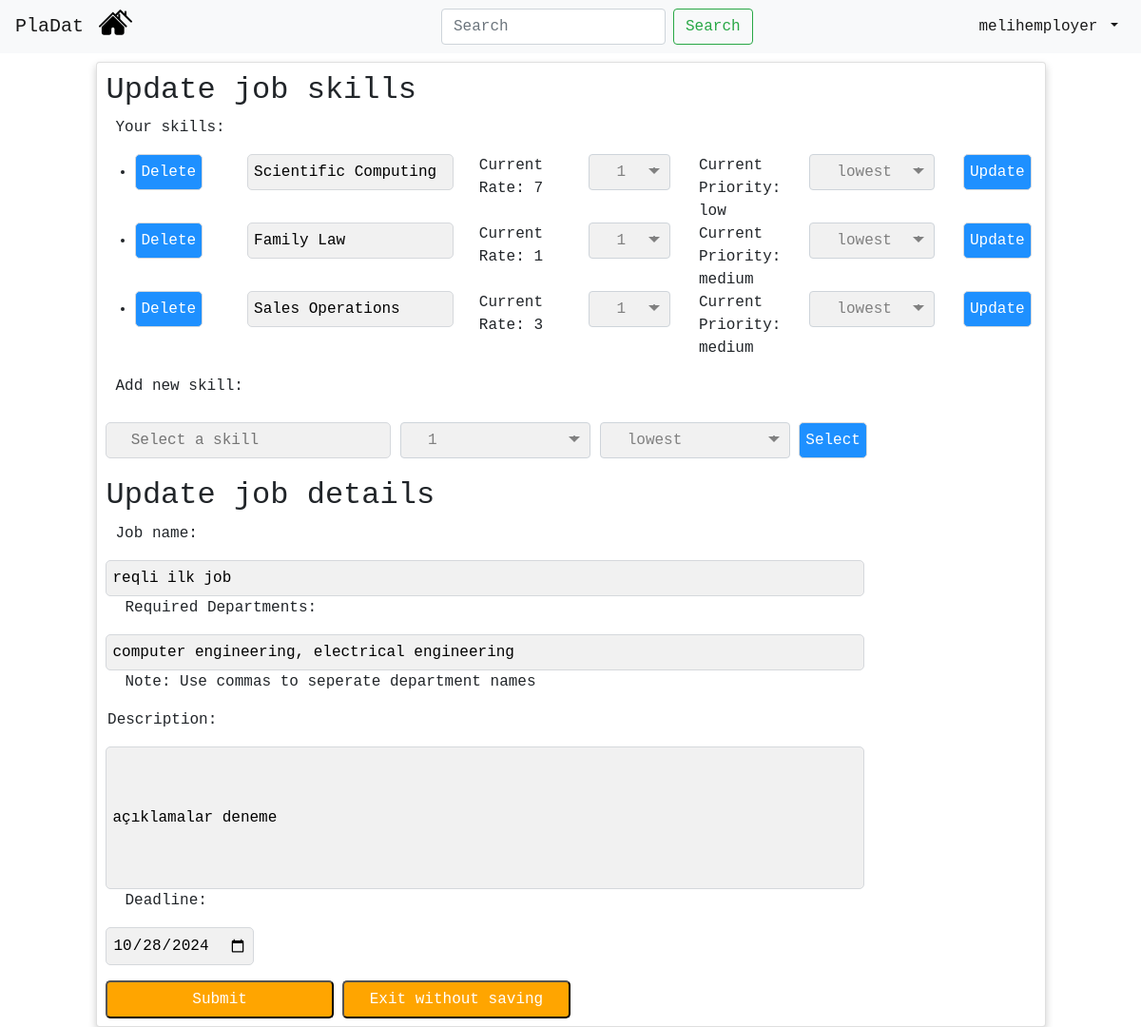
Screenshot of /update-job/19 (signed in) with the database file from the repository.
### mainapp/models.py (models this page shows, shortened)
class JobSkill(models.Model):
    job = models.ForeignKey(Job, on_delete=models.CASCADE,default=None)
    skill = models.ForeignKey(Skill, on_delete=models.CASCADE,default=None)
    rate = models.IntegerField(default=0)
    type = models.IntegerField(default=0)

class Skill(models.Model):
    skill = models.CharField(max_length=100,default=None)
    def __str__(self):
        return self.skill

class Job(models.Model):
    employer = models.ForeignKey(Employer, on_delete=models.CASCADE,default=None) #employer_id
    job_title = models.CharField(max_length=100,default=None)
    job_description = models.CharField(max_length=100,default=None) #description
    publish_time = models.DateTimeField(auto_now_add=True, blank=True)
    due_date = models.DateField(default=None,null=True)
    req_departments = models.CharField(max_length=100,default=None,null=True)

### mainapp/views.py (the view, shortened to what this page needs)
# urls.py: path('update-job/<int:jobid>', views.update_job, name='update_job'),
@login_required
def update_job(request,jobid):
    userid = request.user.id
    username = request.user.username
    employer = Employer.objects.get(user_id=userid)
    job = Job.objects.get(id=jobid)
    if( job.employer != employer ):
        return HttpResponse('<b>You cannot update this job</b>')
    skills_database = []
    skills = Skill.objects.values_list()
    for i in range(len(skills)):
        skills_database.append(skills[i][1])
    job_skills = JobSkill.objects.filter(job=job)
    self_skill_array = []
    for skill in job_skills:
        self_skill_array.append(str(skill.skill))
    job_details = {
                    "title": job.job_title,
                    "description": job.job_description,
                    "duedate": job.due_date,
                    "req_dep": job.req_departments,
                }
    context = {
            'jobid' : jobid,
            'username': username,
            "skills_database": skills_database,
            "job_details": job_details,
            "job_skills": job_skills,
            "self_skill_array": self_skill_array,
        }
    return render(request, 'update_job.html', context)

### mainapp/templates/update_job.html (shortened to what this page needs)
{% extends 'navbar.html' %}
{% block content %}
<!DOCTYPE html>
<html lang="en">
<head>
    {% load static %}
    <link href="{% static "main.css" %}" rel="stylesheet"/>
    <link rel="stylesheet" href="https://maxcdn.bootstrapcdn.com/bootstrap/4.0.0/css/bootstrap.min.css">
    <link rel="stylesheet" href="https://cdnjs.cloudflare.com/ajax/libs/font-awesome/4.7.0/css/font-awesome.min.css">
</head>
<body>
    <div class="card">
        <h2 style="margin-left: 1%; margin-top: 1%">Update job skills</h2>
             <p> Your skills:</p>
              {% if job_skills %}
              <ul>
              {% for s in job_skills %}
                <li><form autocomplete="off" action="./{{jobid}}" method="post" name="skill_form"><div class="row">
                     <div class="col"><input type="submit" name="skill_form_delete" value="Delete" ></div>
                    <div class="col-3"><input readonly id="skill_" type="text" name="skill" value="{{ s.skill }}" style="margin-right: 3px; margin-left: 3px;"></div>
                    <div class="col">Current Rate: {{ s.rate}}</div>
                    <div class="col">
                    <div class="custom-select">
                      <select name="star">
                        <option value="1">1</option>
                      </select>
                    </div></div>
                    <div class="col">Current Priority:
                    {% if s.type == 2 %} low {% endif %}
                    {% if s.type == 3 %} medium {% endif %}
                    {% if s.type == 5 %} highest {% endif %}</div>
                    <div class="col">
                     <div class="custom-select" >
                          <select name="type" >
                            <option value="1">lowest</option>
                          </select>
                        </div></div>
                      <div class="col"><input type="submit" name="skill_form_update" value="Update"></div>
                   </div></form></li>
                  {% endfor %}
              </ul>
            {% endif %}
            <form autocomplete="off" action="./{{jobid}}" method="post" name="skill_form">
            <p>Add new skill:</p>
            <div class="autocomplete" style="width:300px;">
              <input id="skill" type="text" name="skill" placeholder="  Select a skill">
            </div>
            <div class="custom-select" style="width:200px;">
              <select name="star">
                <option value="1">1</option>
              </select>
            </div>
             <div class="custom-select" style="width:200px;">
              <select name="type">
                <option value="1">lowest</option>
              </select>
            </div>
              <input type="submit" name="skill_form" value="Select">
        </form>
        <h2 style="margin-left: 1%; margin-top: 1%">Update job details</h2>
        <p> Job name: </p>
        <form method="post" name="job_form" action="./{{jobid}}" style="width: 80%; margin-left: 1%">
          <input id="title" type="text" name="title" value="{{ job_details.title }}">
          <p>Required Departments: </p>
          <input id="req_departments" type="text" name="req_departments" pattern="[A-Za-z ,]*" value="{{job_details.req_dep}}">
          <p> Note: Use commas to seperate department names</p>
          <p style="margin-left: 0.2%"> Description: </p>
          <input id="description" type="text" name="description" style="height: 150px;" value="{{ job_details.description }}">
          <p> Deadline: </p>
          <input id="duedate" type="date" name="duedate" value="{{ job_details.duedate|date:'Y-m-d' }}">
          <button type="submit" name="job_form"  style="margin-bottom: 1%">Submit</button>
          <button href="/profile/{{ user.id }}">Exit without saving</button>
        </form>
      </div>
</body>
</html>
{% endblock %}

### mainapp/templates/navbar.html (shortened to what this page needs)
<!doctype html>
<html lang="en">
  <head>
    {% load static %}
    <link rel="stylesheet" href="https://maxcdn.bootstrapcdn.com/bootstrap/4.0.0/css/bootstrap.min.css">
  </head>
  <body>
    <nav class="navbar navbar-expand-sm navbar-light bg-light fixed-top ">
        <a href="#" class="navbar-brand">PlaDat</a>
        <div class="navbar-collapse collapse w-100 order-1 order-md-0 dual-collapse2">
            <ul class="navbar-nav mr-auto">
                <li class="nav-item">
                    <a href="{% url 'index' %}"> <img style="width:35px; margin-top: -10px; margin-left: -1%;" src="{% static "two-houses.svg" %}"> </a>
                </li>
            </ul>
        </div>
        <div class="navbar-collapse collapse w-100 order-1 order-md-0 dual-collapse2">
          <form class="form-inline my-2 my-lg-0 ">
            <input class="form-control mr-sm-2 " type="search" placeholder="Search" aria-label="Search">
            <button class="btn btn-outline-success my-2 my-sm-0 " href="#" type="submit">Search</button>
          </form>
        </div>
        <div class="navbar-collapse collapse w-100 order-3 dual-collapse2">
            <ul class="navbar-nav ml-auto">
                <li class="nav-item dropdown">
                    <a class="nav-link dropdown-toggle active" href="#" id="navbarDropdown" role="button" data-toggle="dropdown" aria-haspopup="true" aria-expanded="false">
                      {{ user.username }}
                      </a>
                </li>
            </ul>
          </div>
    </nav>
    <div class="container">
      {% block content %}
      {% endblock %}
    </div>
    </body>
</html>

### mainapp/static/main.css (style rules this page uses)
* { box-sizing: border-box; }
body { font: 16px Arial; }
.autocomplete { margin-left: 1%; margin-bottom: 1%; margin-top: 1%; position: relative; display: inline-block; }
input { border-radius: 5px; border: 1px solid #D5D8DC; background-color: #f1f1f1; padding: 6px; font-size: 16px; }
input[type=text] { background-color: #f1f1f1; width: 100%; }
input[type=submit] { background-color: DodgerBlue; color: #fff; cursor: pointer; }
.custom-select { background-color: #f1f1f1 !important; position: relative !important; font-family: Arial !important; }
.custom-select select { background-color: #f1f1f1; display: none; }

### mainapp/templates/navbar.html (style rules this page uses)
* { font-family: "Lucida Console", "Courier New", monospace; }
.navbar { max-height: 65px; }

### mainapp/templates/update_job.html (style rules this page uses)
body { padding-top: 65px; }
* { font-family: "Lucida Console", "Courier New", monospace; }
.card { box-shadow: 0 4px 8px 0 rgba(0, 0, 0, 0.2); max-width: 90%; margin: auto; }
.card button { border-radius: 5px; outline: 0; display: inline-block; padding: 6px; color: white; background-color: orange; text-align: center; cursor: pointer; width: 30%; font-size: 16px; }
.card p { margin-left: 20px; }

### rows the page displays
JobSkill: skill "Scientific Computing", rate "7", type "low"
JobSkill: skill "Family Law", rate "1", type "medium"
JobSkill: skill "Sales Operations", rate "3", type "medium"
Job: title "reqli ilk job", req_departments "computer engineering, electrical engineering", description "açıklamalar deneme", duedate "10/28/2024"

### other values shown
{{ user.username }} "melihemployer"
